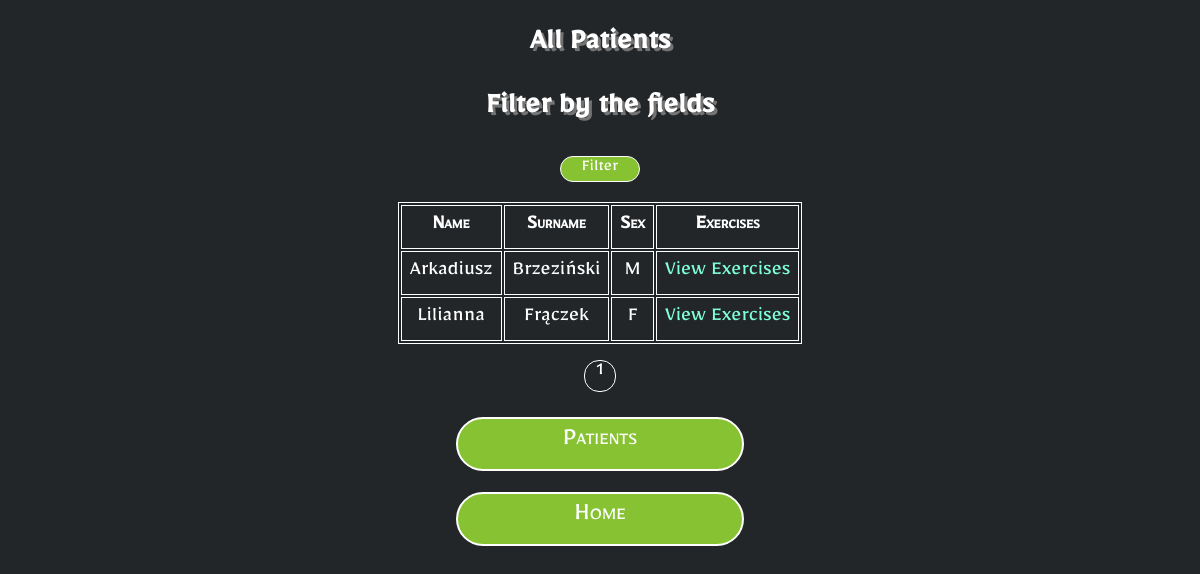
/rehab/patients/ (signed in), run on the app's committed database.
### rehab/models.py (models this page shows, shortened)
class Patient(models.Model):
    user = models.OneToOneField(User, on_delete=models.CASCADE)
    rehabilitator = models.ForeignKey(Rehabilitator, on_delete=models.CASCADE, related_name='patients')
    name = models.CharField(max_length=30)
    surname = models.CharField(max_length=30)
    sex = models.CharField(max_length=1, choices=(('M', 'Male'), ('F', 'Female')))
    birth_date = models.DateField(null=True)
    location = models.CharField(max_length=30)
    street = models.CharField(max_length=60)
    house_number = models.CharField(max_length=10)
    local_number = models.CharField(max_length=10)

### rehab/views.py (the view)
# urls.py: path('patients/', views.view_particular_patients, name='view_particular_patients'),
@login_required
def view_particular_patients(request):
    is_rehabilitator = True
    is_patient = False
    current_rehabilitator = Rehabilitator.objects.get(user=request.user)
    query = request.GET.get('q', '')
    patients = Patient.objects.filter(
        Q(name__icontains=query) |
        Q(surname__icontains=query) |
        Q(sex__icontains=query),
        rehabilitator=current_rehabilitator
    ).order_by('name', 'surname')
    paginator = Paginator(patients, 10)
    page_number = request.GET.get('page')
    page_obj = paginator.get_page(page_number)
    context = {'patients': patients,
               'query': query,
               'page_obj': page_obj,
               'is_rehabilitator': is_rehabilitator,
               'is_patient': is_patient}
    return render(request, 'telemedWebapp/view_particular_patients.html', context)

### rehab/templates/telemedWebapp/view_particular_patients.html (shortened to what this page needs)
{% load static %}
<!DOCTYPE html>
<html lang="en">
<head>
    <link rel="stylesheet" type="text/css" href="{% static '/styles/style.css' %}">
    <link rel="stylesheet" type="text/css" href="{% static '/styles/paginator.css' %}">
</head>
<body>
{% block content %}
  <h2>All Patients</h2>
    <div id="cont">
          <h2>Filter by the fields</h2>
          <form method="post">
            <button type="submit">Filter</button>
          </form>
    </div>
{% if patients %}
    <table class="table table-striped">
      <thead>
        <tr>
          <th>Name</th>
          <th>Surname</th>
          <th>Sex</th>
          <th>Exercises</th>
        </tr>
      </thead>
      <tbody>
        {% for patient in page_obj %}
          <tr>
            <td>{{ patient.name }}</td>
            <td>{{ patient.surname }}</td>
            <td>{{ patient.sex }}</td>
            <td><a href="{% url 'telemedWebapp:view_exercises' %}?patient_id={{ patient.id }}">View Exercises</a></td>
          </tr>
        {% endfor %}
      </tbody>
    </table>
  {% else %}
    <p>No patients found.</p>
  {% endif %}
<div class="d-flex justify-content-center">
  <nav aria-label="Page navigation example">
    <ul class="pagination">
      {% for num in page_obj.paginator.page_range %}
      {% if page_obj.number == num %}
      <li class="page-item active" aria-current="page"><a class="page-link" href="#">{{ num }}</a></li>
      {% elif num > page_obj.number|add:'-3' and num < page_obj.number|add:'3' %}
      <li class="page-item"><a class="page-link" href="?page={{ num }}{% if request.GET.q %}&q={{ request.GET.q }}{% endif %}">{{ num }}</a></li>
      {% endif %}
      {% endfor %}
    </ul>
  </nav>
</div>
{% endblock %}
<a id="home" href="{% url 'telemedWebapp:view_particular_patients' %}"><p class="bt_txt">Patients</p></a>
<a id="home" href="{% url 'telemedWebapp:home' %}"><p class="bt_txt">Home</p></a>
</body>
</html>

### rehab/static/styles/style.css (style rules this page uses)
html, body { width: 100%; height: 100%; background-color: rgb(34, 38, 41); font-family: Mirza; color: white; margin: 0; }
h2 { text-align: center; font-size: 32px; text-shadow: 3px 3px #737373; }

### rehab/static/styles/paginator.css (style rules this page uses)
#home { text-decoration: none; border: 2px solid white; border-radius: 40px; width: 284px; height: 50px; display: block; margin: auto; color: white; background-color: rgb(134, 194, 50); position: relative; transition: 1s; }
.bt_txt { position: absolute; top:14%; margin: 0; width: 100%; text-align: center; font-size: 28px; font-variant: small-caps; }
table { border: 1px solid white; font-size: 22px; text-align: center; margin: auto; }
th { border: 1px solid white; padding: 8px; font-variant: small-caps; }
td { border: 1px solid white; padding: 8px; }
a { text-decoration: none; color:aquamarine; }
.page-link { font-size: 20px; margin: auto; color: white; width: 30px; height: 30px; border: 1px solid white; border-radius: 15px; display: block; overflow: hidden; }
.page-item { display: inline-block; margin: auto 2px auto 2px; transition: 1s; overflow: hidden; }
.pagination { padding: 0; text-align: center; }
form { text-align: center; margin-bottom: 20px; }
button { width: 80px; border-radius: 30px; border: 1px solid white; font-family: Mirza; font-size: 18px; background-color: rgb(134, 194, 50); color: white; cursor: pointer; }

### data on the page
Patient: name "Arkadiusz", surname "Brzeziński", sex "M"
Patient: name "Lilianna", surname "Frączek", sex "F"

### other printed values
{{ num }} "1"
